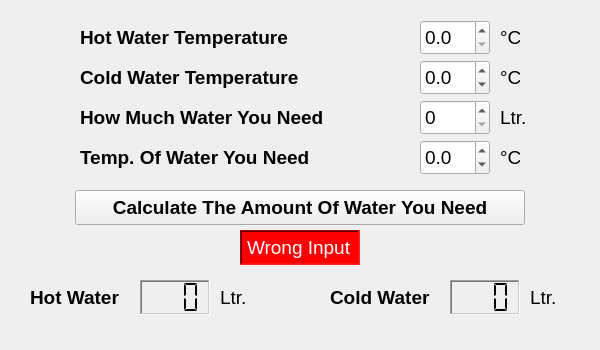
<?xml version="1.0" encoding="UTF-8"?>
<ui version="4.0">
 <class>mainWindow</class>
 <widget class="QMainWindow" name="mainWindow">
  <property name="geometry">
   <rect>
    <x>0</x>
    <y>0</y>
    <width>600</width>
    <height>350</height>
   </rect>
  </property>
  <property name="sizePolicy">
   <sizepolicy hsizetype="Fixed" vsizetype="Fixed">
    <horstretch>0</horstretch>
    <verstretch>0</verstretch>
   </sizepolicy>
  </property>
  <property name="minimumSize">
   <size>
    <width>600</width>
    <height>350</height>
   </size>
  </property>
  <property name="maximumSize">
   <size>
    <width>600</width>
    <height>350</height>
   </size>
  </property>
  <property name="baseSize">
   <size>
    <width>600</width>
    <height>400</height>
   </size>
  </property>
  <property name="font">
   <font>
    <pointsize>14</pointsize>
   </font>
  </property>
  <property name="focusPolicy">
   <enum>Qt::NoFocus</enum>
  </property>
  <property name="windowTitle">
   <string>Water Energy Calculator</string>
  </property>
  <property name="toolButtonStyle">
   <enum>Qt::ToolButtonIconOnly</enum>
  </property>
  <property name="tabShape">
   <enum>QTabWidget::Rounded</enum>
  </property>
  <widget class="QWidget" name="mainWidget">
   <widget class="QLabel" name="hotWaterLbl">
    <property name="geometry">
     <rect>
      <x>80</x>
      <y>20</y>
      <width>230</width>
      <height>35</height>
     </rect>
    </property>
    <property name="font">
     <font>
      <pointsize>14</pointsize>
      <weight>75</weight>
      <bold>true</bold>
     </font>
    </property>
    <property name="frameShadow">
     <enum>QFrame::Sunken</enum>
    </property>
    <property name="text">
     <string>Hot Water Temperature</string>
    </property>
   </widget>
   <widget class="QLabel" name="hotWaterDeg">
    <property name="geometry">
     <rect>
      <x>500</x>
      <y>20</y>
      <width>20</width>
      <height>35</height>
     </rect>
    </property>
    <property name="font">
     <font>
      <pointsize>14</pointsize>
      <weight>50</weight>
      <bold>false</bold>
     </font>
    </property>
    <property name="text">
     <string>°C</string>
    </property>
   </widget>
   <widget class="QLabel" name="coldWaterLbl">
    <property name="geometry">
     <rect>
      <x>80</x>
      <y>60</y>
      <width>240</width>
      <height>35</height>
     </rect>
    </property>
    <property name="font">
     <font>
      <pointsize>14</pointsize>
      <weight>75</weight>
      <bold>true</bold>
     </font>
    </property>
    <property name="text">
     <string>Cold Water Temperature</string>
    </property>
   </widget>
   <widget class="QLabel" name="coldWaterDeg">
    <property name="geometry">
     <rect>
      <x>500</x>
      <y>60</y>
      <width>20</width>
      <height>35</height>
     </rect>
    </property>
    <property name="font">
     <font>
      <pointsize>14</pointsize>
      <weight>50</weight>
      <bold>false</bold>
     </font>
    </property>
    <property name="text">
     <string>°C</string>
    </property>
   </widget>
   <widget class="QLabel" name="waterNeedLbl">
    <property name="geometry">
     <rect>
      <x>80</x>
      <y>100</y>
      <width>265</width>
      <height>35</height>
     </rect>
    </property>
    <property name="font">
     <font>
      <pointsize>14</pointsize>
      <weight>75</weight>
      <bold>true</bold>
     </font>
    </property>
    <property name="text">
     <string>How Much Water You Need</string>
    </property>
   </widget>
   <widget class="QLabel" name="waterNeedLtr">
    <property name="geometry">
     <rect>
      <x>500</x>
      <y>100</y>
      <width>30</width>
      <height>35</height>
     </rect>
    </property>
    <property name="font">
     <font>
      <pointsize>14</pointsize>
     </font>
    </property>
    <property name="text">
     <string>Ltr.</string>
    </property>
   </widget>
   <widget class="QLabel" name="waterNeedTempLbl">
    <property name="geometry">
     <rect>
      <x>80</x>
      <y>140</y>
      <width>250</width>
      <height>35</height>
     </rect>
    </property>
    <property name="font">
     <font>
      <pointsize>14</pointsize>
      <weight>75</weight>
      <bold>true</bold>
     </font>
    </property>
    <property name="text">
     <string>Temp. Of Water You Need</string>
    </property>
   </widget>
   <widget class="QLabel" name="waterNeedTempDeg">
    <property name="geometry">
     <rect>
      <x>500</x>
      <y>140</y>
      <width>20</width>
      <height>35</height>
     </rect>
    </property>
    <property name="font">
     <font>
      <pointsize>14</pointsize>
     </font>
    </property>
    <property name="text">
     <string>°C</string>
    </property>
   </widget>
   <widget class="QPushButton" name="calculateWater">
    <property name="geometry">
     <rect>
      <x>75</x>
      <y>190</y>
      <width>450</width>
      <height>35</height>
     </rect>
    </property>
    <property name="font">
     <font>
      <pointsize>14</pointsize>
      <weight>75</weight>
      <bold>true</bold>
     </font>
    </property>
    <property name="text">
     <string>Calculate The Amount Of Water You Need</string>
    </property>
    <property name="autoDefault">
     <bool>false</bool>
    </property>
    <property name="default">
     <bool>false</bool>
    </property>
    <property name="flat">
     <bool>false</bool>
    </property>
   </widget>
   <widget class="QLabel" name="hotWaterLcdLbl">
    <property name="geometry">
     <rect>
      <x>30</x>
      <y>280</y>
      <width>100</width>
      <height>35</height>
     </rect>
    </property>
    <property name="font">
     <font>
      <pointsize>14</pointsize>
      <weight>75</weight>
      <bold>true</bold>
     </font>
    </property>
    <property name="text">
     <string>Hot Water</string>
    </property>
   </widget>
   <widget class="QLCDNumber" name="hotWaterLcdVal">
    <property name="geometry">
     <rect>
      <x>140</x>
      <y>280</y>
      <width>70</width>
      <height>35</height>
     </rect>
    </property>
    <property name="font">
     <font>
      <pointsize>14</pointsize>
      <weight>75</weight>
      <bold>true</bold>
     </font>
    </property>
    <property name="frameShape">
     <enum>QFrame::WinPanel</enum>
    </property>
    <property name="frameShadow">
     <enum>QFrame::Sunken</enum>
    </property>
    <property name="digitCount">
     <number>3</number>
    </property>
    <property name="mode">
     <enum>QLCDNumber::Dec</enum>
    </property>
    <property name="segmentStyle">
     <enum>QLCDNumber::Flat</enum>
    </property>
    <property name="value" stdset="0">
     <double>0.000000000000000</double>
    </property>
    <property name="intValue" stdset="0">
     <number>0</number>
    </property>
   </widget>
   <widget class="QLabel" name="hotWaterLcdLtr">
    <property name="geometry">
     <rect>
      <x>220</x>
      <y>280</y>
      <width>30</width>
      <height>35</height>
     </rect>
    </property>
    <property name="font">
     <font>
      <pointsize>14</pointsize>
     </font>
    </property>
    <property name="text">
     <string>Ltr.</string>
    </property>
   </widget>
   <widget class="QLabel" name="coldWaterLcdLbl">
    <property name="geometry">
     <rect>
      <x>330</x>
      <y>280</y>
      <width>110</width>
      <height>35</height>
     </rect>
    </property>
    <property name="font">
     <font>
      <pointsize>14</pointsize>
      <weight>75</weight>
      <bold>true</bold>
     </font>
    </property>
    <property name="text">
     <string>Cold Water</string>
    </property>
   </widget>
   <widget class="QLCDNumber" name="coldWaterLcdVal">
    <property name="geometry">
     <rect>
      <x>450</x>
      <y>280</y>
      <width>70</width>
      <height>35</height>
     </rect>
    </property>
    <property name="font">
     <font>
      <pointsize>14</pointsize>
      <weight>75</weight>
      <bold>true</bold>
     </font>
    </property>
    <property name="frameShape">
     <enum>QFrame::WinPanel</enum>
    </property>
    <property name="frameShadow">
     <enum>QFrame::Sunken</enum>
    </property>
    <property name="digitCount">
     <number>3</number>
    </property>
    <property name="segmentStyle">
     <enum>QLCDNumber::Flat</enum>
    </property>
    <property name="value" stdset="0">
     <double>0.000000000000000</double>
    </property>
    <property name="intValue" stdset="0">
     <number>0</number>
    </property>
   </widget>
   <widget class="QLabel" name="coldWaterLcdLtr">
    <property name="geometry">
     <rect>
      <x>530</x>
      <y>280</y>
      <width>30</width>
      <height>35</height>
     </rect>
    </property>
    <property name="font">
     <font>
      <pointsize>14</pointsize>
     </font>
    </property>
    <property name="text">
     <string>Ltr.</string>
    </property>
   </widget>
   <widget class="QDoubleSpinBox" name="hotWaterVal">
    <property name="geometry">
     <rect>
      <x>420</x>
      <y>20</y>
      <width>70</width>
      <height>35</height>
     </rect>
    </property>
    <property name="font">
     <font>
      <pointsize>14</pointsize>
      <weight>50</weight>
      <bold>false</bold>
     </font>
    </property>
    <property name="focusPolicy">
     <enum>Qt::WheelFocus</enum>
    </property>
    <property name="layoutDirection">
     <enum>Qt::LeftToRight</enum>
    </property>
    <property name="autoFillBackground">
     <bool>false</bool>
    </property>
    <property name="decimals">
     <number>1</number>
    </property>
    <property name="maximum">
     <double>250.000000000000000</double>
    </property>
    <property name="singleStep">
     <double>0.500000000000000</double>
    </property>
    <property name="stepType">
     <enum>QAbstractSpinBox::DefaultStepType</enum>
    </property>
   </widget>
   <widget class="QDoubleSpinBox" name="coldWaterVal">
    <property name="geometry">
     <rect>
      <x>420</x>
      <y>60</y>
      <width>70</width>
      <height>35</height>
     </rect>
    </property>
    <property name="font">
     <font>
      <pointsize>14</pointsize>
     </font>
    </property>
    <property name="decimals">
     <number>1</number>
    </property>
    <property name="minimum">
     <double>-50.000000000000000</double>
    </property>
    <property name="singleStep">
     <double>0.500000000000000</double>
    </property>
   </widget>
   <widget class="QSpinBox" name="waterNeedVal">
    <property name="geometry">
     <rect>
      <x>420</x>
      <y>100</y>
      <width>70</width>
      <height>35</height>
     </rect>
    </property>
    <property name="font">
     <font>
      <pointsize>14</pointsize>
     </font>
    </property>
    <property name="maximum">
     <number>999</number>
    </property>
    <property name="value">
     <number>0</number>
    </property>
   </widget>
   <widget class="QDoubleSpinBox" name="waterNeedTempVal">
    <property name="geometry">
     <rect>
      <x>420</x>
      <y>140</y>
      <width>70</width>
      <height>35</height>
     </rect>
    </property>
    <property name="font">
     <font>
      <pointsize>14</pointsize>
     </font>
    </property>
    <property name="decimals">
     <number>1</number>
    </property>
    <property name="minimum">
     <double>-10.000000000000000</double>
    </property>
    <property name="singleStep">
     <double>0.500000000000000</double>
    </property>
   </widget>
   <widget class="QLabel" name="wrongInputLbl">
    <property name="enabled">
     <bool>true</bool>
    </property>
    <property name="geometry">
     <rect>
      <x>240</x>
      <y>230</y>
      <width>120</width>
      <height>35</height>
     </rect>
    </property>
    <property name="font">
     <font>
      <pointsize>14</pointsize>
     </font>
    </property>
    <property name="styleSheet">
     <string notr="true">background-color: rgb(255, 0, 0);
color: rgb(255, 255, 255);</string>
    </property>
    <property name="frameShape">
     <enum>QFrame::WinPanel</enum>
    </property>
    <property name="frameShadow">
     <enum>QFrame::Sunken</enum>
    </property>
    <property name="text">
     <string>Wrong Input</string>
    </property>
   </widget>
  </widget>
 </widget>
 <resources/>
 <connections/>
</ui>
